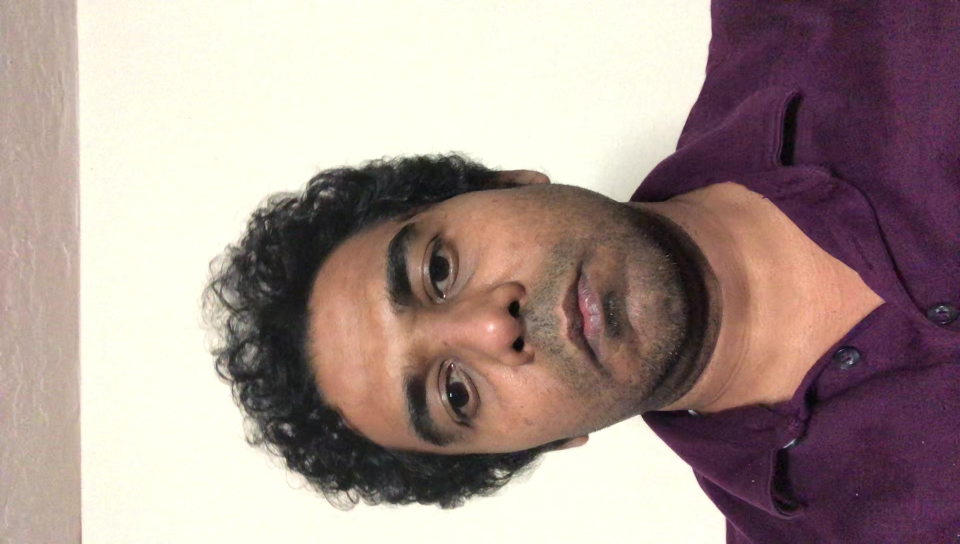
#> input picture shreyas/schandrasekhar-1-00035.jpg, 1920 x 1088 px (shown at 1/2 size); its folder holds 4 pictures in this run
$ python resize_images.py   (older library calls are emulated)
#> lines starting #> are read from the running program, lines starting #| are printed output that depends on the picture
#Utility functions for HW7-8
from PIL import Image
from glob import glob
from os.path import basename, exists
from os import mkdir

def resize_image(input_image_path,output_image_path,size=(224,224)):
    '''Resize image then save.'''
#> called with input_image_path = 'shreyas/schandrasekhar-1-00035.jpg', size = (224, 224)
    #read image
    input_image=Image.open(input_image_path)
#> input_image is the input picture: PIL image 1920x1088 RGB; mean R, G, B 166.8, 148.6, 143.3
    #resize image
    element_image=input_image.resize((size[0],size[1]),Image.ANTIALIAS)
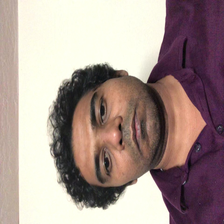
#> element_image: PIL image 224x224 RGB; mean R, G, B 166.8, 148.6, 143.3
    #save in output folder
    element_image.save(output_image_path,quality=95) #95 is best

def resize_images(input_image_folderpath,size=(224,224)):
	'''Resize all images in folder then save.'''
	#Append folderpath if needed
	if input_image_folderpath.endswith('\\')==False:
		input_image_folderpath=str(input_image_folderpath)+ '\\'
	output_image_folderpath=input_image_folderpath+'resize'+'\\'
	#Make output folder if it doesn't exist
	if exists(output_image_folderpath)==False:
		mkdir(output_image_folderpath)
	#Build list of input images
	input_images=glob(input_image_folderpath+'*'+'.jpg')
	for input_image in input_images:
		out_filename=output_image_folderpath+basename(input_image).split('.')[0]+'.jpg'
		print('Resizing '+ str(out_filename))
		resize_image(input_image,out_filename,size=(size[0],size[1]))
#> pass 2 of the loop in resize_images, `for input_image in input_images:`:
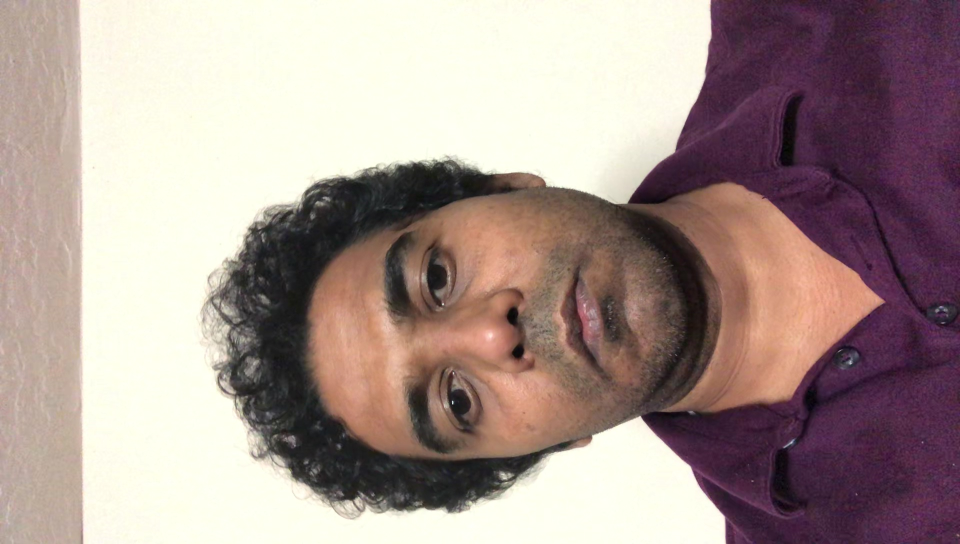
#> input picture shreyas/schandrasekhar-1-00040.jpg, 1920 x 1088 px (shown at 1/2 size)
#> in resize_image, input_image is the input picture: PIL image 1920x1088 RGB; mean R, G, B 167.1, 148.7, 143.6
#> in resize_image (call 2), `element_image=input_image.resize((size[0],size[1]),Image.ANTIALIAS)`:
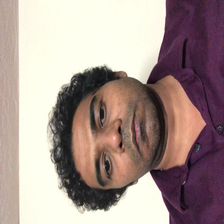
#> element_image: PIL image 224x224 RGB; mean R, G, B 167.1, 148.7, 143.6
#> pass 3 of the loop in resize_images, `for input_image in input_images:`:
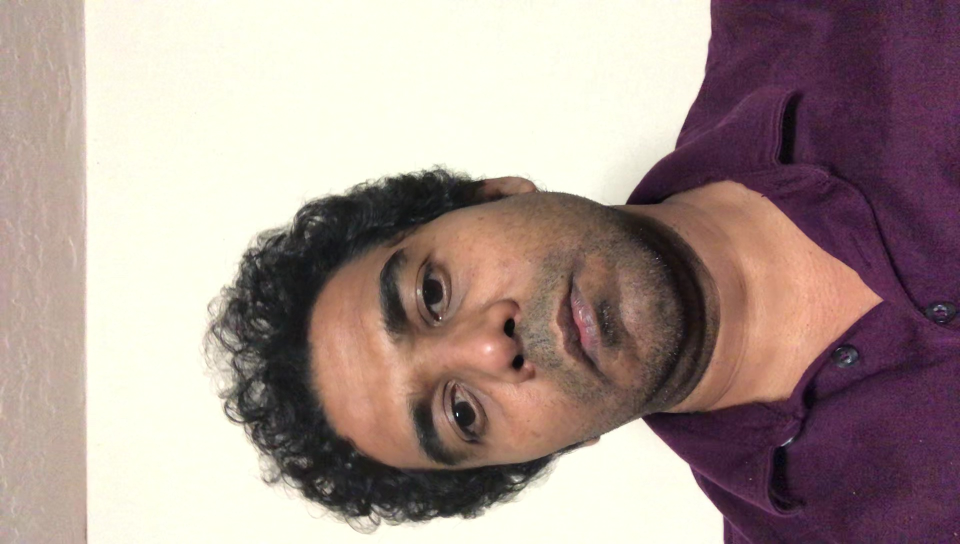
#> input picture shreyas/schandrasekhar-1-00049.jpg, 1920 x 1088 px (shown at 1/2 size)
#> in resize_image, input_image is the input picture: PIL image 1920x1088 RGB; mean R, G, B 167, 148.5, 143.4
#> in resize_image (call 3), `element_image=input_image.resize((size[0],size[1]),Image.ANTIALIAS)`:
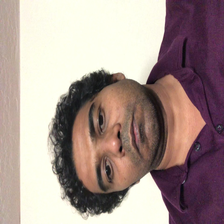
#> element_image: PIL image 224x224 RGB; mean R, G, B 166.9, 148.5, 143.4
#> the loop made 4 passes; the first 3 are shown

if __name__ == '__main__':
	input_image_folderpath=r"G:\Documents\dl_full_dataset\shreyas"
	resize_images(input_image_folderpath,size=(224,224))

    #test=r"G:\Downloads\Capture.JPG"
    #resize_image(test,r"C:\Users\Craig\Desktop\test3.jpg",size=(224,224))
